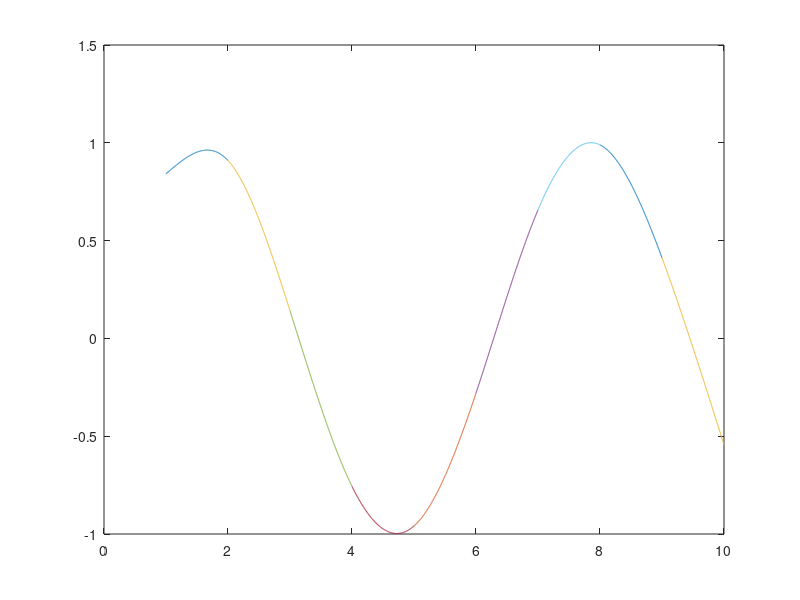
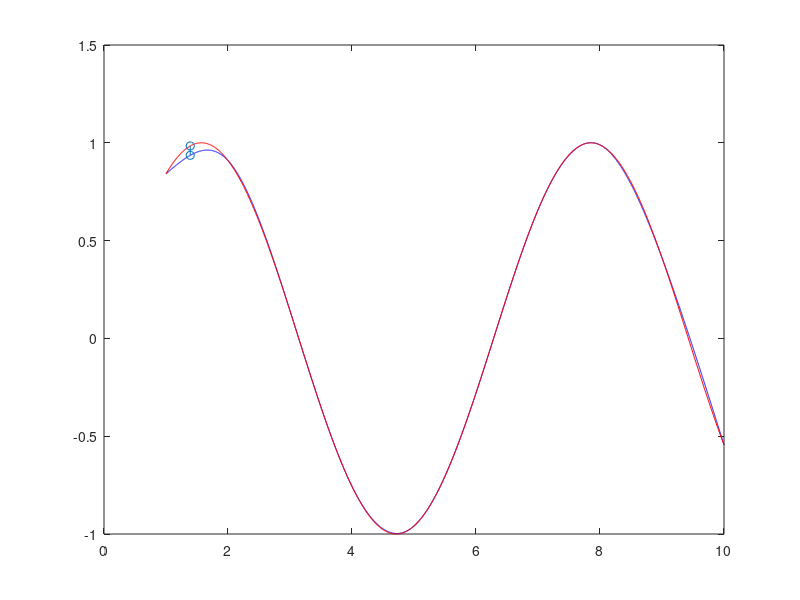

MATLAB code for these plots, in order:
clc;
clear;
format("long");

func = @(x) sin(x);
n = 10;

x = linspace(1,10,n);
h = x(2) - x(1);
y = zeros(1, n);
for i = 1:n
    y(i) = func(x(i));
end

delta_y_1 = zeros(n-1, 1);
delta_y_2 = zeros(n-2, 1);

for i = 1:n-1
    delta_y_1(i) = y(i+1) - y(i);
end
for i = 1:n-2
    delta_y_2(i) = delta_y_1(i+1) - delta_y_1(i);
end

d = y;

M = zeros(n-2);
for i = 1:n-2
    M(i,i) = 4;
    if i ~= n-2
        M(i, i + 1) = 1;
    end
    if i ~= 1
        M(i, i-1) = 1;
    end
end
temp_b = (3/h^2)*(M^(-1))*delta_y_2;
b = zeros(1, n);
b(1) = 0;
b(n) = 0;
for i = 2:n-1
    b(i) = temp_b(i-1);
end

c = zeros(1, n-1);
for i = 1:n-1
    c(i) = delta_y_1(i)/h - h*(2*b(i) + b(i+1))/3;
end

a = zeros(1, n-1);
for i = 1:n-1
    a(i) = (b(i+1) - b(i))/(3*h);
end

figure;
graphics = zeros(1, n-1);
max_otkl = 0;
max_otkl_x = 0;
max_otkl_y = 0;
for i = 1:n-1
    num = 500;
    temp_x = linspace(0, h, num);
    polynom = [a(i), b(i), c(i), d(i)];
    temp_y = polyval(polynom, temp_x);
    graphic = plot(temp_x, temp_y);
    waitforbuttonpress;
    delete(graphic);
    temp_x = linspace(x(i), x(i+1), num);
    for j = 1:num
        otkl = abs(func(temp_x(j)) - temp_y(j));
        if otkl > max_otkl
            max_otkl = otkl;
            max_otkl_x = temp_x(j);
            max_otkl_y = temp_y(j);
        end
    end
    graphics(i) = plot(temp_x,temp_y); hold on;
    waitforbuttonpress;
end

figure;
for i = 1:n-1
    num = 500;
    temp_x = linspace(0, h, num);
    polynom = [a(i), b(i), c(i), d(i)];
    temp_y = polyval(polynom, temp_x);
    temp_x = linspace(x(i), x(i+1), num);
    plot(temp_x,temp_y, '-b'); hold on;
end
x = linspace(1,10,1000);
y = zeros(1, 1000);
for i = 1:1000
    y(i) = func(x(i));
end
plot(x, y, '-r'); hold on;

plot([max_otkl_x, max_otkl_x], [max_otkl_y, func(max_otkl_x)], '-o');
print = ['Максимальное отклонение: ', num2str(max_otkl)];
disp(print);
